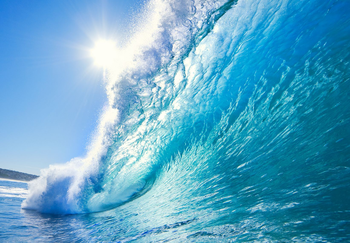
#> input picture images/wave.png, 350 x 243 px
$ python splitting_channels_and_merging.py
#> lines starting #> are read from the running program, lines starting #| are printed output that depends on the picture
import numpy as np
import cv2

img = cv2.imread("images/wave.png")
#> img is the input picture: shape (243, 350, 3); mean B, G, R 199.1, 166.5, 93.5
cv2.imshow("wave",img)
cv2.waitKey(0)

(Blue,Green,Red)=cv2.split(img)
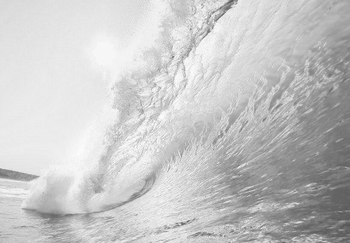
#> Blue: shape (243, 350); min 86, max 255, mean 199.1
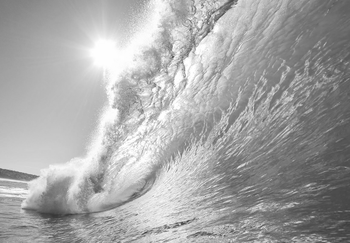
#> Green: shape (243, 350); min 55, max 255, mean 166.5
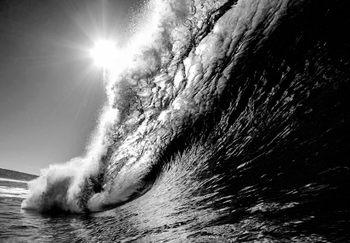
#> Red: shape (243, 350); min 0, max 255, mean 93.5
cv2.imshow("Red",Red)
cv2.imshow("Green",Green)
cv2.imshow("Blue",Blue)
cv2.waitKey(0)

cv2.imwrite("images/red_channel_wave.png",Red)
cv2.imwrite("images/green_channel_wave.png",Green)
cv2.imwrite("images/blue_channel_wave.png",Blue)


cv2.imshow("merged",cv2.merge([Blue,Green,Red]))
cv2.waitKey(0)

zero = np.zeros(img.shape[:2],dtype='uint8')

red = cv2.merge([zero,zero,Red])	#reconstruct the image
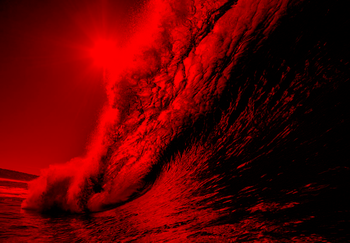
#> red: shape (243, 350, 3); mean of channels 0, 1, 2 0, 0, 93.5; drawn as B, G, R
green = cv2.merge([zero,Green,zero])# " "         "   ""
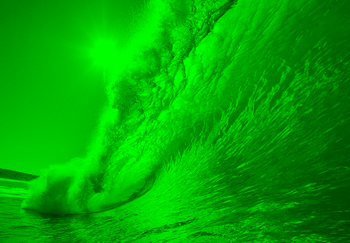
#> green: shape (243, 350, 3); mean of channels 0, 1, 2 0, 166.5, 0; drawn as B, G, R
blue = cv2.merge([Blue,zero,zero])	# ""          "   ""
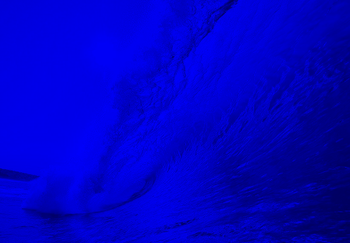
#> blue: shape (243, 350, 3); mean of channels 0, 1, 2 199.1, 0, 0; drawn as B, G, R


cv2.imshow("reconstrcted-->Red",red)
cv2.imshow("reconstrcted-->Green",green)
cv2.imshow("reconstrcted-->Blue",blue)
cv2.waitKey(0)

cv2.destroyAllWindows()

$ run again, with images/beach.png copied over images/wave.png
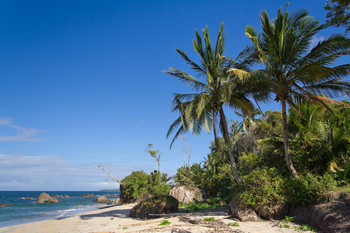
#> input picture images/beach.png, 350 x 233 px
#> img is the input picture: shape (233, 350, 3); mean B, G, R 136, 110.4, 78.6
#> `green = cv2.merge([zero,Green,zero])# " "         "   ""`:
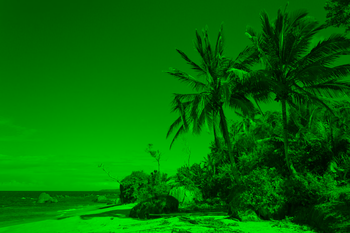
#> green: shape (233, 350, 3); mean of channels 0, 1, 2 0, 110.4, 0; drawn as B, G, R
#> `blue = cv2.merge([Blue,zero,zero])	# ""          "   ""`:
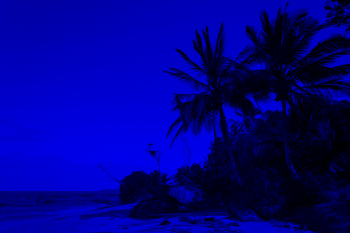
#> blue: shape (233, 350, 3); mean of channels 0, 1, 2 136, 0, 0; drawn as B, G, R

$ run again, with images/coins.png copied over images/wave.png
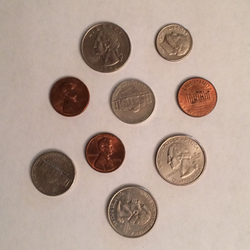
#> input picture images/coins.png, 250 x 250 px
#> img is the input picture: shape (250, 250, 3); mean B, G, R 147.7, 159.9, 180.7
#> `green = cv2.merge([zero,Green,zero])# " "         "   ""`:
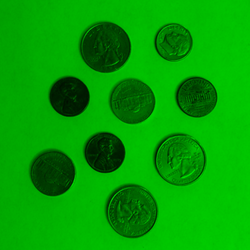
#> green: shape (250, 250, 3); mean of channels 0, 1, 2 0, 159.9, 0; drawn as B, G, R
#> `blue = cv2.merge([Blue,zero,zero])	# ""          "   ""`:
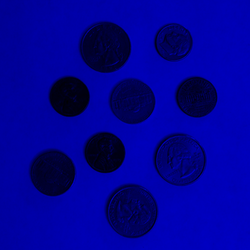
#> blue: shape (250, 250, 3); mean of channels 0, 1, 2 147.7, 0, 0; drawn as B, G, R
